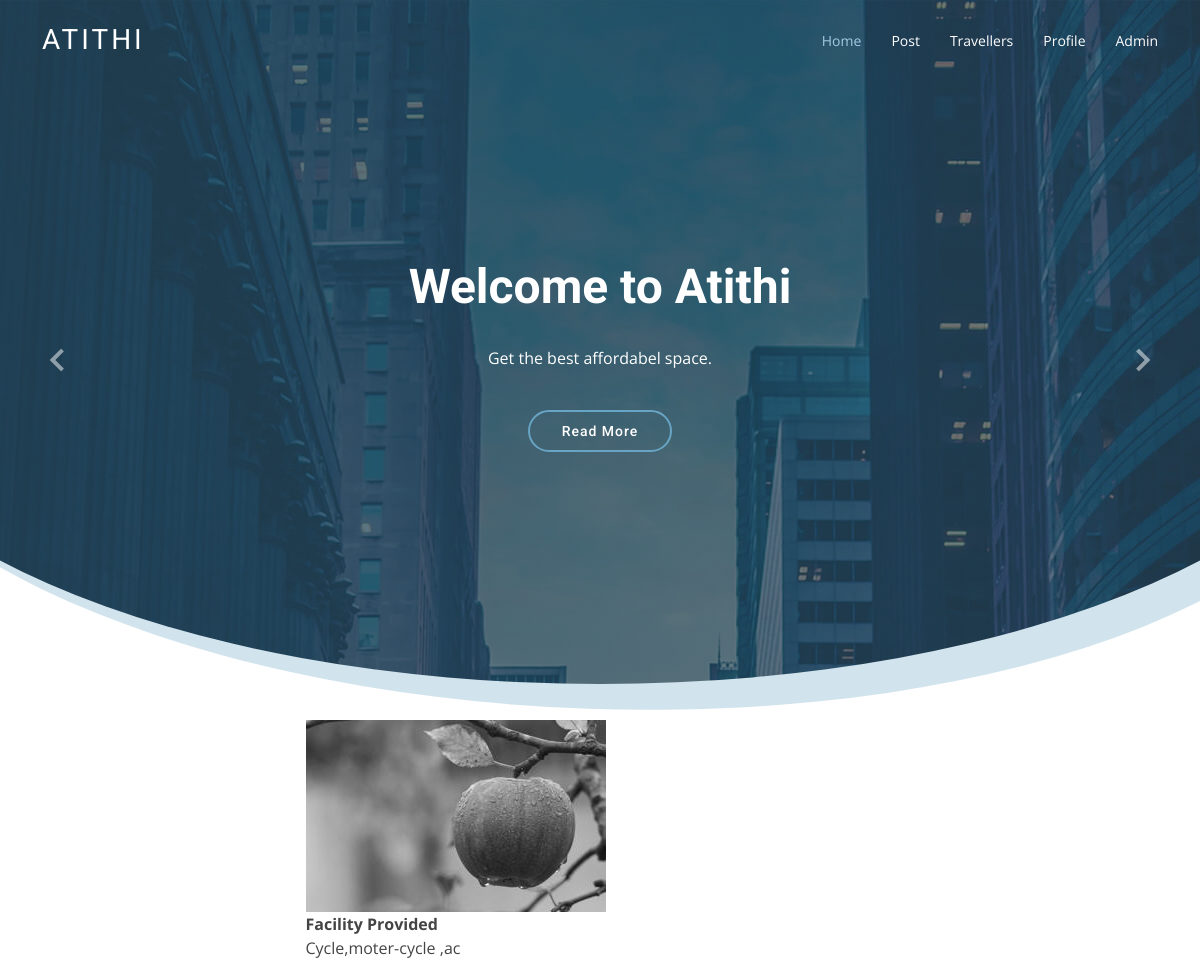
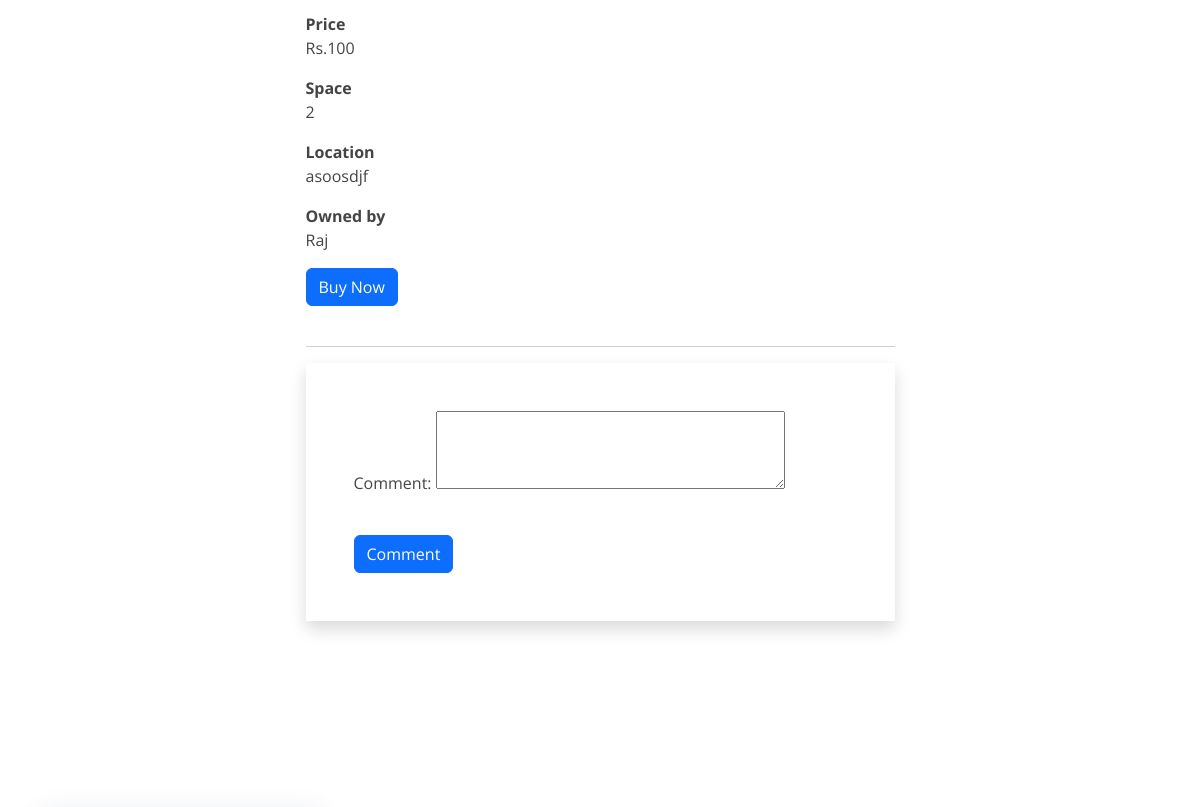
The page /home/1/ (signed in, upper part) on the database as committed earlier (2 pictures, top to bottom).
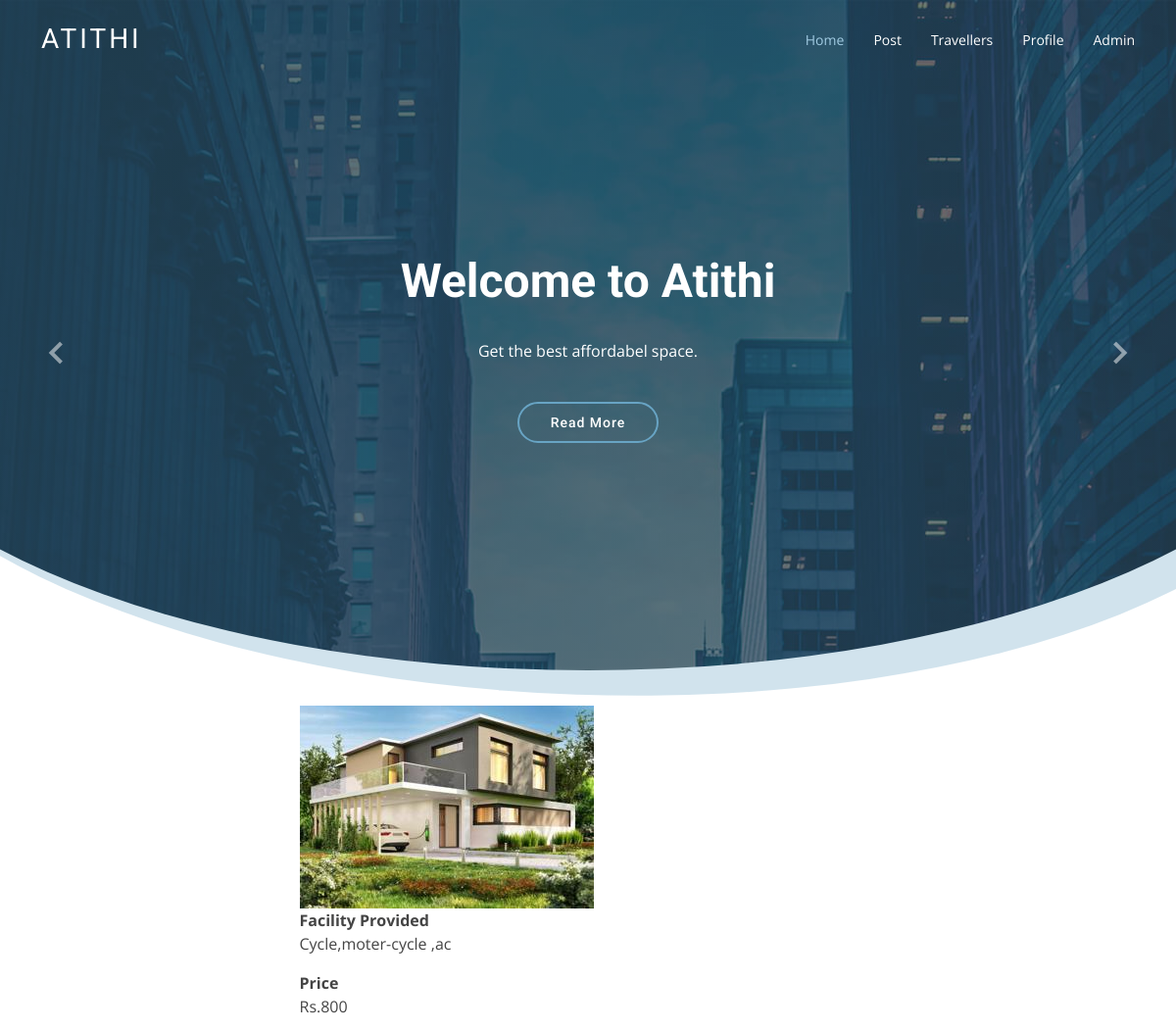
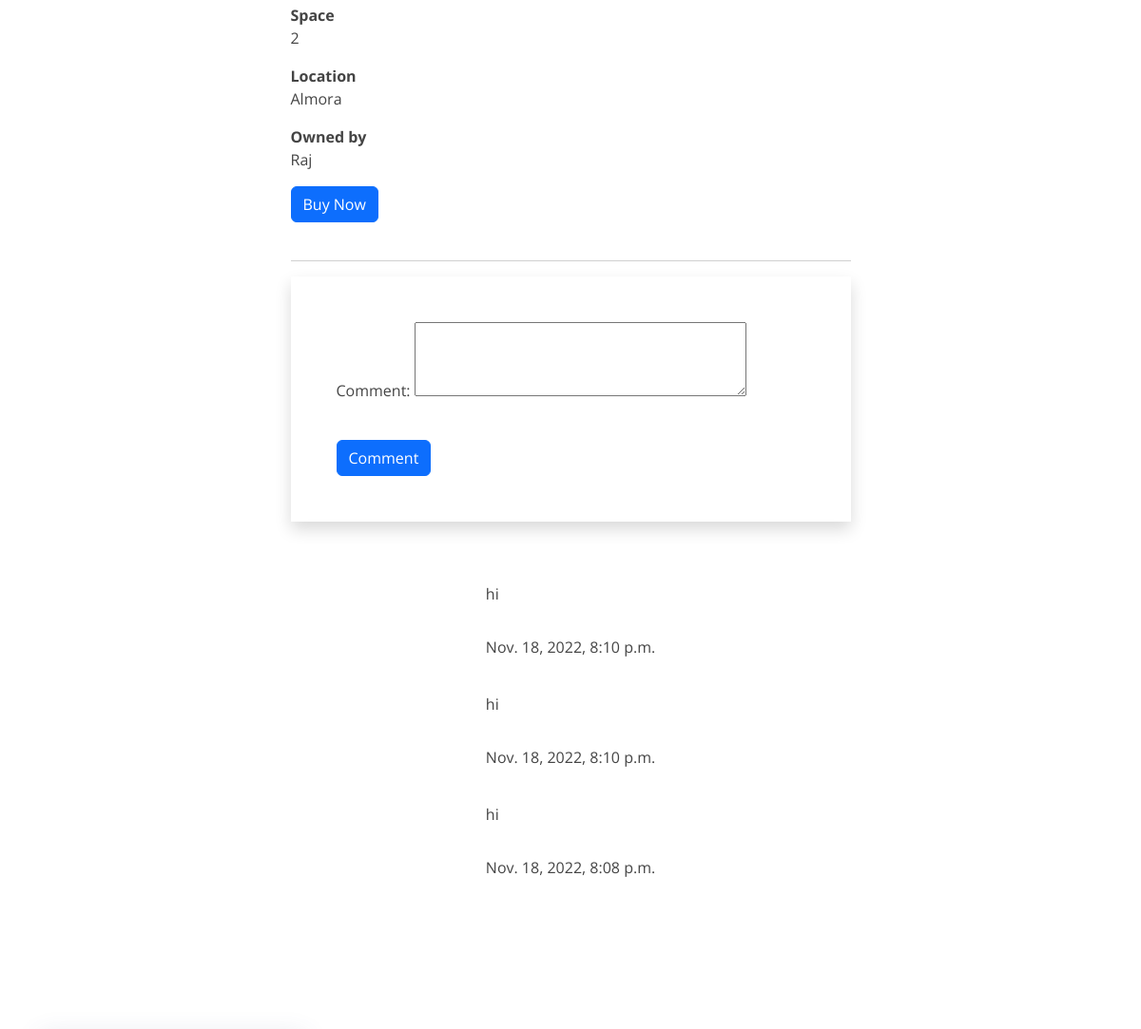
The same page on the database as committed later (2 pictures, top to bottom).
### app/models.py (models this page shows, shortened)
class House(models.Model):
    title=models.CharField(max_length=200,default='local')
    facility=models.CharField(max_length=200)
    image=models.ImageField(upload_to='House',null=True,blank=True)
    location = models.CharField(max_length=100,default='None')
    houseown=models.ForeignKey(Houseown,on_delete=models.CASCADE)
    space=models.IntegerField(max_length=20)
    price=models.IntegerField(default=100)

class Houseown(models.Model):
    user=models.OneToOneField(User,on_delete=models.CASCADE)
    name=models.CharField(max_length=200)
    email=models.EmailField(max_length=200)
    contact_no=models.IntegerField(max_length=10,default=1)
    image=models.ImageField(upload_to='Houseownimg')
    verification=models.FileField(upload_to='ownpdfs',default='default.jpg',null=True,blank=True)

class Review(models.Model):
    house=models.ForeignKey(House,on_delete=models.CASCADE)
    author=models.ForeignKey(Traveller,on_delete=models.CASCADE)
    date_posted=models.DateTimeField( default=timezone.now)
    comment=models.CharField(max_length=1000)

### app/views.py (the view, shortened to what this page needs)
# urls.py: path('home/<int:pk>/',views.HomeDetailView.as_view(),name='home-detail'),
class HomeDetailView(LoginRequiredMixin,DetailView):
    model = House
    template_name = 'app/housedetail.html'
    context_object_name = 'house'
    def get_context_data(self, **kwargs):
        data = super().get_context_data(**kwargs)
        comments_connected = Review.objects.filter(house=self.get_object()).order_by('-date_posted')
        data['comments'] = comments_connected
        data['form'] = CommentForm(instance=Traveller.objects.get(user=self.request.user))
        return data

### app/forms.py
class CommentForm(forms.ModelForm):
    class Meta:
        model = Review
        fields = ['comment']
        widgets = {
            'comment': forms.Textarea(attrs = {'rows':3, 'cols':40}),
        }

### app/templates/app/housedetail.html (shortened to what this page needs)
{% extends 'app/base.html' %}
{% load static %}
{% block main %}
        <article class="mb-4">
            <div class="container px-4 px-lg-5">
                <div class="row gx-4 gx-lg-5 justify-content-center">
                    <div class="col-md-10 col-lg-8 col-xl-7">
                        <div><img src="{{house.image.url}}" class="img-fluid" alt="Responsive image"> </div>
                        <div><strong> Facility Provided</strong>
                            <p>
                                {{ house.facility|linebreaksbr|capfirst }}
                            </p></div>
                    <div>   <strong> Price</strong>
                       <p>
                           Rs.{{ house.price|linebreaksbr}}
                       </p>
                    </div>
                    <div>
                         <strong> Space</strong>
                        <p>
                            {{ house.space|linebreaksbr}}
                        </p>
                     </div>
                     <div>   <strong> Location</strong>
                        <p>
                            {{ house.location|linebreaksbr}}
                        </p>
                     </div>
                     <div>   <strong> Owned by</strong>
                        <p>
                            {{ house.houseown.name|linebreaksbr}}
                        </p>
                     </div>
                     <div><a  href="#"><button type="button" class="btn btn-primary">Buy Now</button></a></div>
                     <br>
                    <hr>
                    <form action="" method="post" novalidate class="shadow p-5">
                     {% for fm in form%}
                     <div class="mb-3">
                         {{fm.label_tag}} {{fm}} <small class ="text-danger">{{fm.errors |striptags }}</small>
                      </div>
                     {% endfor %}
                     <input type="submit" class="btn btn-primary mt-4" value="Comment">
                    </form>
                    <div class="container justify-content-center mt-5 border-left border-right">
                        {% for cm in comments %}
                        <div class="d-flex justify-content-center py-2">
                            <div class="second py-2 px-2"> <span class="text1">{{cm.comment|linebreaksbr}}</span>
                                <div class="d-flex justify-content-between py-1 pt-2">
                                    <div><img src="{{cm..homeown.image.url}}" width="46"><span class="text2"><a href="{% url 'profile-detail' cm.author.id %}">{{cm.author.username}} </a>  </span>  <br>
                                         <span class="text3">{{cm.date_posted}}</span>
                                    </div>
                                </div>
                                </div>
                            </div>
                            {% endfor %}
                        </div>
                    </div>
                </div>
            </div>
        </article>
        {% endblock main %}

Rows that differ between the two databases and show on the page:
changed House "Cycle,moter-cycle ,ac": image: a different picture; price "100" → "800"; location "asoosdjf" → "Almora"
added Review: comment "hi", date_posted "Nov. 18, 2022, 8:10 p.m."
added Review: comment "hi", date_posted "Nov. 18, 2022, 8:10 p.m."
added Review: comment "hi", date_posted "Nov. 18, 2022, 8:08 p.m."
